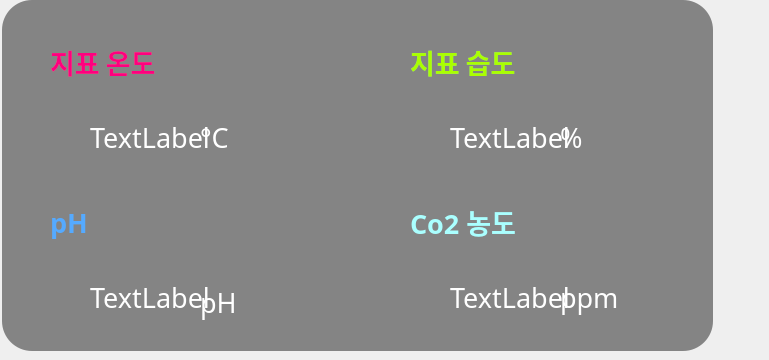
     <widget class="QWidget" name="tab_4">
      <property name="layoutDirection">
       <enum>Qt::LeftToRight</enum>
      </property>
      <attribute name="title">
       <string/>
      </attribute>
      <widget class="QLabel" name="label_11">
       <property name="geometry">
        <rect>
         <x>410</x>
         <y>25</y>
         <width>200</width>
         <height>75</height>
        </rect>
       </property>
       <property name="font">
        <font>
         <family>휴먼편지체</family>
         <weight>75</weight>
         <bold>true</bold>
        </font>
       </property>
       <property name="text">
        <string>&lt;html&gt;&lt;head/&gt;&lt;body&gt;&lt;p&gt;&lt;span style=&quot; font-size:20pt; color:#aaff00;&quot;&gt;지표 습도&lt;/span&gt;&lt;/p&gt;&lt;/body&gt;&lt;/html&gt;</string>
       </property>
      </widget>
      <widget class="QLabel" name="label_2">
       <property name="geometry">
        <rect>
         <x>410</x>
         <y>100</y>
         <width>200</width>
         <height>75</height>
        </rect>
       </property>
       <property name="font">
        <font>
         <family>양재참숯체B</family>
         <pointsize>20</pointsize>
        </font>
       </property>
       <property name="styleSheet">
        <string notr="true">background-color:rgba(255,255,255);background:transparent;</string>
       </property>
       <property name="text">
        <string>&lt;html&gt;&lt;head/&gt;&lt;body&gt;&lt;p align=&quot;center&quot;&gt;&lt;span style=&quot; color:#ffffff;&quot;&gt;TextLabel&lt;/span&gt;&lt;/p&gt;&lt;/body&gt;&lt;/html&gt;</string>
       </property>
      </widget>
      <widget class="QLabel" name="label_12">
       <property name="geometry">
        <rect>
         <x>50</x>
         <y>185</y>
         <width>200</width>
         <height>75</height>
        </rect>
       </property>
       <property name="font">
        <font>
         <family>휴먼편지체</family>
         <weight>75</weight>
         <bold>true</bold>
        </font>
       </property>
       <property name="text">
        <string>&lt;html&gt;&lt;head/&gt;&lt;body&gt;&lt;p&gt;&lt;span style=&quot; font-size:20pt; color:#55aaff;&quot;&gt;pH&lt;/span&gt;&lt;/p&gt;&lt;/body&gt;&lt;/html&gt;</string>
       </property>
      </widget>
      <widget class="QLabel" name="label_3">
       <property name="geometry">
        <rect>
         <x>50</x>
         <y>260</y>
         <width>200</width>
         <height>75</height>
        </rect>
       </property>
       <property name="font">
        <font>
         <family>양재참숯체B</family>
         <pointsize>20</pointsize>
        </font>
       </property>
       <property name="styleSheet">
        <string notr="true">background-color:rgba(255,255,255);background:transparent;</string>
       </property>
       <property name="text">
        <string>&lt;html&gt;&lt;head/&gt;&lt;body&gt;&lt;p align=&quot;center&quot;&gt;&lt;span style=&quot; color:#ffffff;&quot;&gt;TextLabel&lt;/span&gt;&lt;/p&gt;&lt;/body&gt;&lt;/html&gt;</string>
       </property>
      </widget>
      <widget class="QLabel" name="label_4">
       <property name="geometry">
        <rect>
         <x>410</x>
         <y>260</y>
         <width>200</width>
         <height>75</height>
        </rect>
       </property>
       <property name="font">
        <font>
         <family>양재참숯체B</family>
         <pointsize>20</pointsize>
        </font>
       </property>
       <property name="styleSheet">
        <string notr="true">background-color:rgba(255,255,255);background:transparent;</string>
       </property>
       <property name="text">
        <string>&lt;html&gt;&lt;head/&gt;&lt;body&gt;&lt;p align=&quot;center&quot;&gt;&lt;span style=&quot; color:#ffffff;&quot;&gt;TextLabel&lt;/span&gt;&lt;/p&gt;&lt;/body&gt;&lt;/html&gt;</string>
       </property>
      </widget>
      <widget class="QLabel" name="label_15">
       <property name="geometry">
        <rect>
         <x>560</x>
         <y>100</y>
         <width>200</width>
         <height>75</height>
        </rect>
       </property>
       <property name="font">
        <font>
         <family>양재참숯체B</family>
         <pointsize>20</pointsize>
        </font>
       </property>
       <property name="styleSheet">
        <string notr="true">background-color:rgba(255,255,255);background:transparent;</string>
       </property>
       <property name="text">
        <string>&lt;html&gt;&lt;head/&gt;&lt;body&gt;&lt;p&gt;&lt;span style=&quot; color:#ffffff;&quot;&gt;%&lt;/span&gt;&lt;/p&gt;&lt;/body&gt;&lt;/html&gt;</string>
       </property>
      </widget>
      <widget class="QLabel" name="label_10">
       <property name="geometry">
        <rect>
         <x>410</x>
         <y>185</y>
         <width>200</width>
         <height>75</height>
        </rect>
       </property>
       <property name="font">
        <font>
         <family>휴먼편지체</family>
         <pointsize>20</pointsize>
         <weight>75</weight>
         <bold>true</bold>
        </font>
       </property>
       <property name="text">
        <string>&lt;html&gt;&lt;head/&gt;&lt;body&gt;&lt;p&gt;&lt;span style=&quot; color:#aaffff;&quot;&gt;Co2 농도&lt;/span&gt;&lt;/p&gt;&lt;/body&gt;&lt;/html&gt;</string>
       </property>
      </widget>
      <widget class="QLabel" name="label_13">
       <property name="geometry">
        <rect>
         <x>50</x>
         <y>25</y>
         <width>200</width>
         <height>75</height>
        </rect>
       </property>
       <property name="font">
        <font>
         <family>휴먼편지체</family>
         <weight>75</weight>
         <bold>true</bold>
        </font>
       </property>
       <property name="text">
        <string>&lt;html&gt;&lt;head/&gt;&lt;body&gt;&lt;p&gt;&lt;span style=&quot; font-size:20pt; color:#ff007f;&quot;&gt;지표 온도&lt;/span&gt;&lt;/p&gt;&lt;/body&gt;&lt;/html&gt;</string>
       </property>
      </widget>
      <widget class="QLabel" name="label">
       <property name="geometry">
        <rect>
         <x>50</x>
         <y>100</y>
         <width>200</width>
         <height>75</height>
        </rect>
       </property>
       <property name="font">
        <font>
         <family>양재참숯체B</family>
         <pointsize>20</pointsize>
        </font>
       </property>
       <property name="styleSheet">
        <string notr="true">background-color:rgba(255,255,255);background:transparent;</string>
       </property>
       <property name="text">
        <string>&lt;html&gt;&lt;head/&gt;&lt;body&gt;&lt;p align=&quot;center&quot;&gt;&lt;span style=&quot; color:#ffffff;&quot;&gt;TextLabel&lt;/span&gt;&lt;/p&gt;&lt;/body&gt;&lt;/html&gt;</string>
       </property>
      </widget>
      <widget class="QLabel" name="label_16">
       <property name="geometry">
        <rect>
         <x>560</x>
         <y>260</y>
         <width>200</width>
         <height>75</height>
        </rect>
       </property>
       <property name="font">
        <font>
         <family>양재참숯체B</family>
         <pointsize>20</pointsize>
        </font>
       </property>
       <property name="styleSheet">
        <string notr="true">background-color:rgba(255,255,255);background:transparent;</string>
       </property>
       <property name="text">
        <string>&lt;html&gt;&lt;head/&gt;&lt;body&gt;&lt;p&gt;&lt;span style=&quot; color:#ffffff;&quot;&gt;ppm&lt;/span&gt;&lt;/p&gt;&lt;/body&gt;&lt;/html&gt;</string>
       </property>
      </widget>
      <widget class="QLabel" name="label_8">
       <property name="geometry">
        <rect>
         <x>530</x>
         <y>30</y>
         <width>70</width>
         <height>70</height>
        </rect>
       </property>
       <property name="text">
        <string/>
       </property>
       <property name="pixmap">
        <pixmap>humi.png</pixmap>
       </property>
       <property name="scaledContents">
        <bool>true</bool>
       </property>
      </widget>
      <widget class="QLabel" name="label_14">
       <property name="geometry">
        <rect>
         <x>200</x>
         <y>100</y>
         <width>200</width>
         <height>75</height>
        </rect>
       </property>
       <property name="font">
        <font>
         <family>양재참숯체B</family>
         <pointsize>20</pointsize>
        </font>
       </property>
       <property name="styleSheet">
        <string notr="true">background-color:rgba(255,255,255);background:transparent;</string>
       </property>
       <property name="text">
        <string>&lt;html&gt;&lt;head/&gt;&lt;body&gt;&lt;p&gt;&lt;span style=&quot; color:#ffffff;&quot;&gt;°C&lt;/span&gt;&lt;/p&gt;&lt;/body&gt;&lt;/html&gt;</string>
       </property>
      </widget>
      <widget class="QLabel" name="label_9">
       <property name="geometry">
        <rect>
         <x>2</x>
         <y>0</y>
         <width>711</width>
         <height>351</height>
        </rect>
       </property>
       <property name="styleSheet">
        <string notr="true">background-color:rgba(0, 0, 0, 0.45); border-radius:30px;</string>
       </property>
       <property name="text">
        <string/>
       </property>
      </widget>
      <widget class="QLabel" name="label_5">
       <property name="geometry">
        <rect>
         <x>170</x>
         <y>30</y>
         <width>70</width>
         <height>70</height>
        </rect>
       </property>
       <property name="text">
        <string/>
       </property>
       <property name="pixmap">
        <pixmap>temp.png</pixmap>
       </property>
       <property name="scaledContents">
        <bool>true</bool>
       </property>
      </widget>
      <widget class="QLabel" name="label_37">
       <property name="geometry">
        <rect>
         <x>200</x>
         <y>265</y>
         <width>200</width>
         <height>75</height>
        </rect>
       </property>
       <property name="font">
        <font>
         <family>양재참숯체B</family>
         <pointsize>20</pointsize>
        </font>
       </property>
       <property name="styleSheet">
        <string notr="true">background-color:rgba(255,255,255);background:transparent;</string>
       </property>
       <property name="text">
        <string>&lt;html&gt;&lt;head/&gt;&lt;body&gt;&lt;p&gt;&lt;span style=&quot; color:#ffffff;&quot;&gt;pH&lt;/span&gt;&lt;/p&gt;&lt;/body&gt;&lt;/html&gt;</string>
       </property>
      </widget>
      <zorder>label_9</zorder>
      <zorder>label_11</zorder>
      <zorder>label_2</zorder>
      <zorder>label_12</zorder>
      <zorder>label_3</zorder>
      <zorder>label_4</zorder>
      <zorder>label_15</zorder>
      <zorder>label_10</zorder>
      <zorder>label_13</zorder>
      <zorder>label</zorder>
      <zorder>label_16</zorder>
      <zorder>label_8</zorder>
      <zorder>label_14</zorder>
      <zorder>label_5</zorder>
      <zorder>label_37</zorder>
     </widget>
